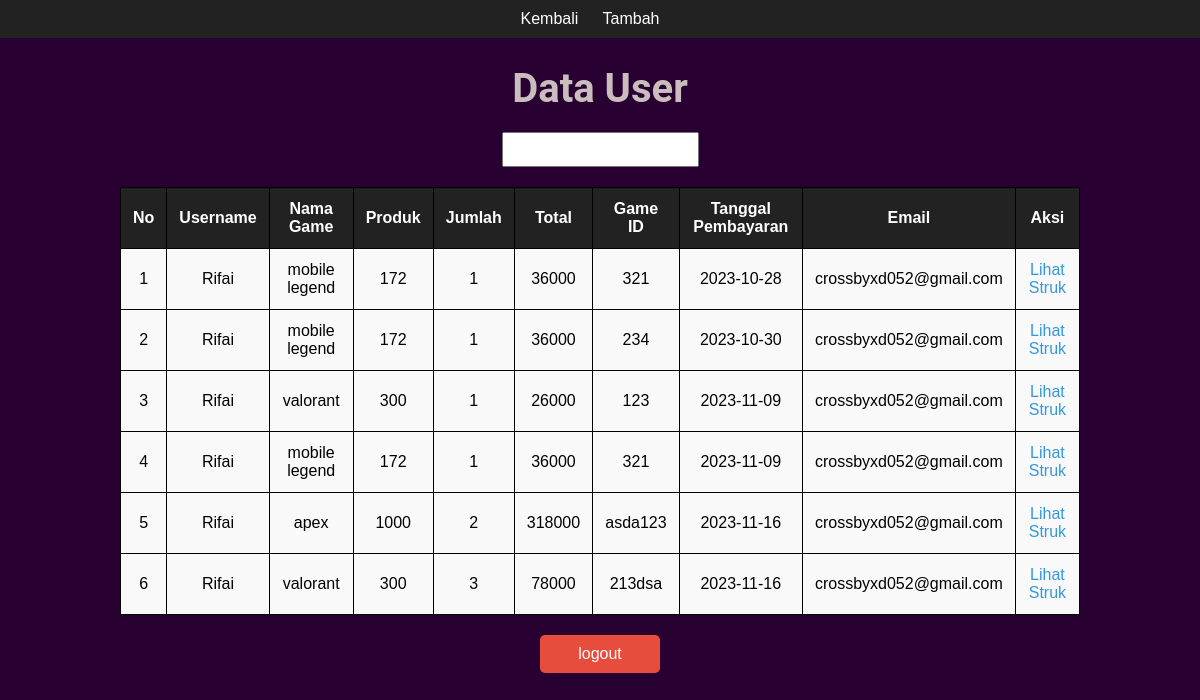
The page /historyuser.php (signed in) on the database its author committed.
### tables this page shows
CREATE TABLE `pembayaran` (
  `id_pembayaran` int(11) NOT NULL,
  `id_user` int(11) NOT NULL,
  `id_game` int(11) NOT NULL,
  `gameid` varchar(50) NOT NULL,
  `jumlah` int(10) NOT NULL,
  `total` int(50) NOT NULL,
  `tanggal_bayar` date NOT NULL
);

CREATE TABLE `user` (
  `id_user` int(11) NOT NULL,
  `username` varchar(255) NOT NULL,
  `password` varchar(255) NOT NULL,
  `email` varchar(100) NOT NULL
);

CREATE TABLE `game` (
  `id_game` int(5) NOT NULL,
  `nama_game` varchar(255) NOT NULL,
  `produk` varchar(255) NOT NULL,
  `harga` int(15) NOT NULL
);

### historyuser.php (the view, shortened to what this page needs)
<?php
require "koneksi.php";
if($_SESSION['username'] == "admin"){
    $username = $_SESSION['username'];
    if(isset($_GET['keyword'])){
        $keyword = $_GET['keyword'];
        $result = mysqli_query($conn, "SELECT * from pembayaran pbr
        join user usr on pbr.id_user = usr.id_user
        join game gm on pbr.id_game = gm.id_game
        where usr.username LIKE '%$keyword%'");
    } else {
        $result = mysqli_query($conn, "SELECT * from pembayaran pbr
        join user usr on pbr.id_user = usr.id_user
        join game gm on pbr.id_game = gm.id_game
        order by pbr.id_game
         ");
    }
}
else if(isset($_SESSION['login'])){
    $username = $_SESSION['username'];
    if(isset($_GET['keyword'])){
        $keyword = $_GET['keyword'];
        $result = mysqli_query($conn, "SELECT * from pembayaran pbr
        join user usr on pbr.id_user = usr.id_user
        join game gm on pbr.id_game = gm.id_game
        where gm.nama_game LIKE '%$keyword%' and usr.username = '$username'");
    } else {
        $result = mysqli_query($conn, "SELECT * from pembayaran pbr
        join user usr on pbr.id_user = usr.id_user
        join game gm on pbr.id_game = gm.id_game
        where usr.username = '$username'
         ");
    }
}
else{
    header('Location: login.php');
    exit;
}
$mahasiswa = [];
while ($row = mysqli_fetch_assoc($result)) {
    $mahasiswa[] = $row;
}
?>
<!DOCTYPE html>
<html lang="en">
<head>
    <link rel="stylesheet" type="text/css" href="historyuser.css">
</head>
<body>
    <div class="Tambah">
        <a href="formadmin.php">Kembali</a>
        <a href="tambah.php">Tambah</a>
    </div>
    <h1>Data User</h1>
    <form action="" method="get">
        <input type="text" name="keyword" id="">
    </form>
    <table border="1">
        <tr>
            <th>No</th>
            <th>Username</th>
            <th>Nama Game</th>
            <th>Produk</th>
            <th>Jumlah</th>
            <th>Total</th>
            <th>Game ID</th>
            <th>Tanggal Pembayaran</th>
            <th>Email</th>
            <th>Aksi</th>
        </tr>
        <?php $i = 1;
        foreach ($mahasiswa as $mhs) : ?>
            <tr>
                <td> <?= $i; ?> </td>
                <td> <?php echo $mhs["username"] ?> </td>
                <td> <?= $mhs["nama_game"] ?> </td>
                <td> <?php echo $mhs["produk"] ?> </td>
                <td> <?php echo $mhs["jumlah"] ?> </td>
                <td> <?php echo $mhs["total"] ?> </td>
                <td> <?= $mhs["gameid"] ?> </td>
                <td> <?= $mhs["tanggal_bayar"] ?> </td>
                <td> <?= $mhs["email"] ?> </td>
                <td><a href="edit.php?id=<?=$mhs["id_game"];?>">Lihat Struk</a></td>
            </tr>
        <?php $i++;
        endforeach; ?>
    </table>
    <a href="logout.php">logout</a>
</body>
</html>

### historyuser.css (style rules this page uses)
body { font-family: Arial, sans-serif; background-color: #280031; margin: 0; padding: 0; }
.Tambah { background-color: #222; padding: 10px; text-align: center; }
.Tambah a { text-decoration: none; color: white; margin-right: 20px; }
h1 { color: #c9bdbd; text-align: center; font-family: 'Roboto', sans-serif; font-size: 2.5em; font-weight: 700; margin-bottom: 20px; }
form { text-align: center; margin: 20px auto; }
input { padding: 8px; }
table { width: 80%; margin: 20px auto; border-collapse: collapse; text-align: center; }
th, td { padding: 12px; border: 1px solid #000000; background-color: #f9f9f9; }
th { background-color: #222; color: white; }
a { text-decoration: none; color: #3498db; }
a[href="logout.php"] { display: block; margin: 20px auto; padding: 10px; width: 100px; background-color: #e74c3c; color: white; text-align: center; text-decoration: none; border-radius: 5px; }

### rows shown on the page
pembayaran: id_user.username "Rifai", id_game.nama_game "mobile legend", id_game.produk "172", jumlah "1", total "36000", gameid "321", tanggal_bayar "2023-10-28", id_user.email "crossbyxd052@gmail.com"
pembayaran: id_user.username "Rifai", id_game.nama_game "mobile legend", id_game.produk "172", jumlah "1", total "36000", gameid "234", tanggal_bayar "2023-10-30", id_user.email "crossbyxd052@gmail.com"
pembayaran: id_user.username "Rifai", id_game.nama_game "valorant", id_game.produk "300", jumlah "1", total "26000", gameid "123", tanggal_bayar "2023-11-09", id_user.email "crossbyxd052@gmail.com"
pembayaran: id_user.username "Rifai", id_game.nama_game "mobile legend", id_game.produk "172", jumlah "1", total "36000", gameid "321", tanggal_bayar "2023-11-09", id_user.email "crossbyxd052@gmail.com"
pembayaran: id_user.username "Rifai", id_game.nama_game "apex", id_game.produk "1000", jumlah "2", total "318000", gameid "asda123", tanggal_bayar "2023-11-16", id_user.email "crossbyxd052@gmail.com"
pembayaran: id_user.username "Rifai", id_game.nama_game "valorant", id_game.produk "300", jumlah "3", total "78000", gameid "213dsa", tanggal_bayar "2023-11-16", id_user.email "crossbyxd052@gmail.com"
